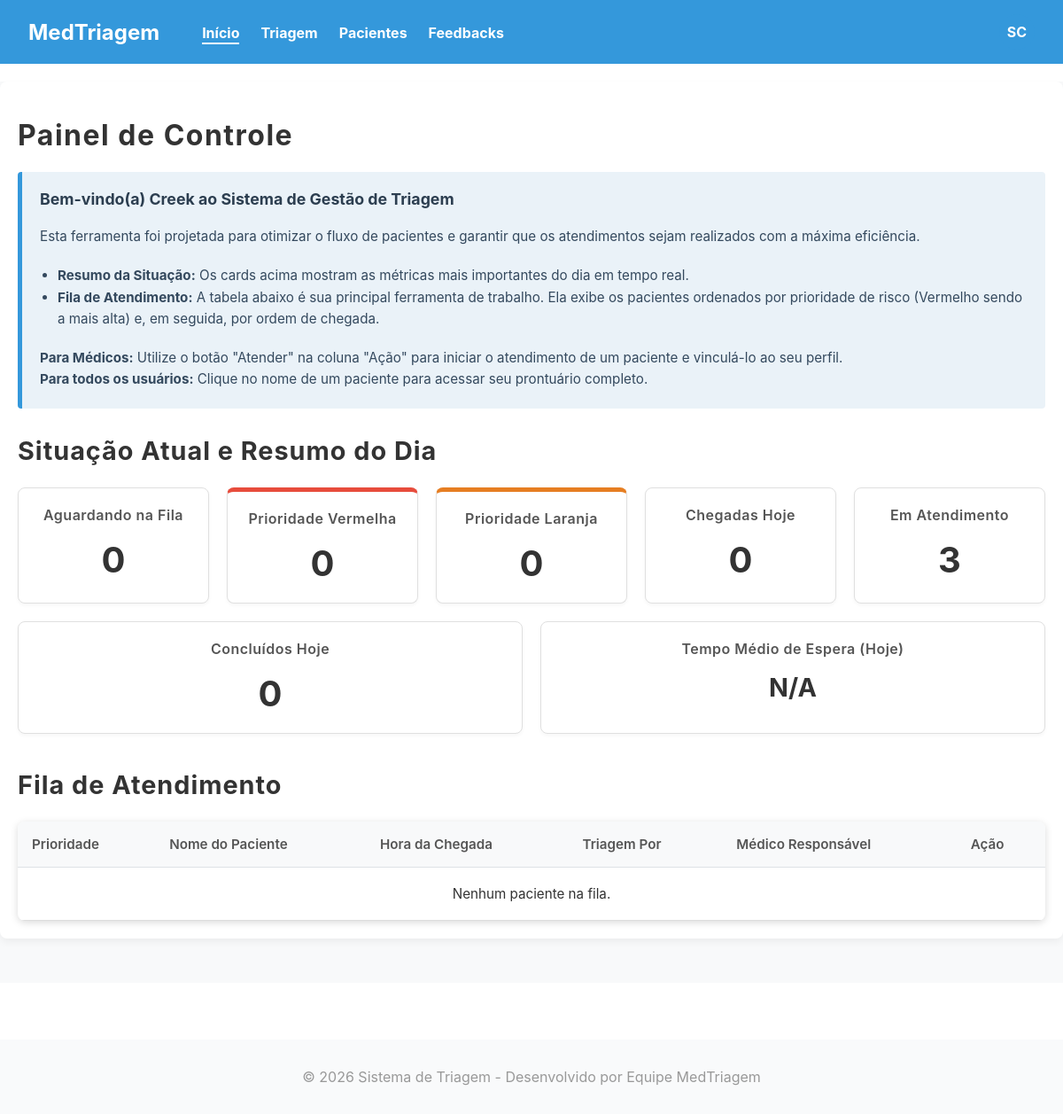
Before: /master/home/ (signed in) with the older database file.
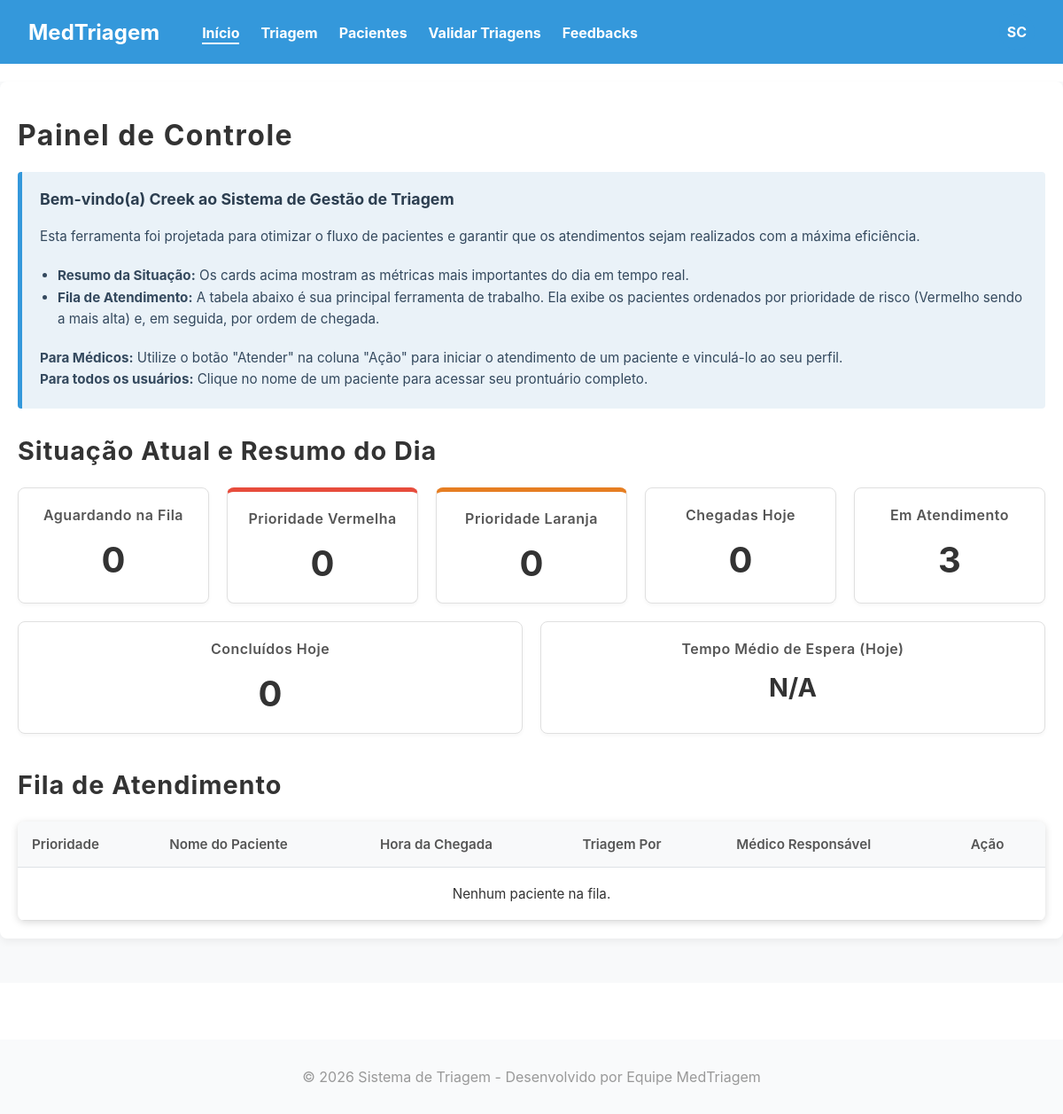
After: the same page with the newer database file.
### triagem/models.py (models this page shows, shortened)
class CustomUser(AbstractUser):
    unidade_saude = models.ForeignKey(UnidadeSaude, on_delete=models.CASCADE, null=True) # Campo OBRIGATÓRIO
    class TipoUsuario(models.TextChoices):
        ATENDENTE = 'ATENDENTE', 'Atendente'
        MEDICO = 'MEDICO', 'Médico'
        ENFERMEIRO = 'ENFERMEIRO', 'Enfermeiro'
        ADMIN = 'ADMIN', 'Admin'
    UF_CHOICES = [
        ('AC', 'AC'), ('AL', 'AL'), ('AP', 'AP'), ('AM', 'AM'), ('BA', 'BA'),
        ('CE', 'CE'), ('DF', 'DF'), ('ES', 'ES'), ('GO', 'GO'), ('MA', 'MA'),
        ('MT', 'MT'), ('MS', 'MS'), ('MG', 'MG'), ('PA', 'PA'), ('PB', 'PB'),
        ('PR', 'PR'), ('PE', 'PE'), ('PI', 'PI'), ('RJ', 'RJ'), ('RN', 'RN'),
        ('RS', 'RS'), ('RO', 'RO'), ('RR', 'RR'), ('SC', 'SC'), ('SP', 'SP'),
        ('SE', 'SE'), ('TO', 'TO'),
    ]
    Especializacoes = [
        ('CLINICA_GERAL', 'Clínica Geral'),
        ('CARDIOLOGIA', 'Cardiologia'),
        ('ORTOPEDIA', 'Ortopedia'),
        ('PEDIATRIA', 'Pediatria'),
        ('NEUROLOGIA', 'Neurologia'),
        ('OUTRA', 'Outra')
    ]
    nome_completo = models.CharField(max_length=255)
    email = models.EmailField(unique=True)
    cpf = models.CharField(max_length=14, unique=True)
    telefone = models.CharField(max_length=20, blank=True, null=True)
    tipo_usuario = models.CharField(max_length=20, choices=TipoUsuario.choices, default=TipoUsuario.ATENDENTE)
    crm = models.CharField(max_length=20, blank=True, null=True, verbose_name="CRM (Apenas para Médicos)")
    especializacao = models.CharField(max_length=50, choices=Especializacoes,blank=True,null=True)
    coren = models.CharField(max_length=20, blank=True, null=True, verbose_name="COREN (Apenas para Téc. de Enfermagem)")
    uf_registro = models.CharField(max_length=2, choices=UF_CHOICES, blank=True, null=True, verbose_name="UF do Registro Profissional")
    foto_perfil = models.ImageField(upload_to='fotos_perfil/', default='fotos_perfil/default.jpg', null=True,blank=True,verbose_name="Foto de Perfil")
    USERNAME_FIELD = 'username'
    REQUIRED_FIELDS = ['email', 'nome_completo', 'cpf']

### triagem/views.py (the view, shortened to what this page needs)
# urls.py: path('home/', index_view, name='index'),
@login_required
def index_view(request):
    unidade_atual = request.user.unidade_saude
    hoje = timezone.now().date()
    pacientes_aguardando_hoje = Paciente.objects.filter(
        unidade_saude=unidade_atual,
        status='Aguardando',
        hora_chegada__date=hoje
    )
    total_aguardando = pacientes_aguardando_hoje.count()
    vermelhos_aguardando = pacientes_aguardando_hoje.filter(classificacao='Vermelho').count()
    laranjas_aguardando = pacientes_aguardando_hoje.filter(classificacao='Laranja').count()
    total_em_atendimento = Paciente.objects.filter(status='Em atendimento', unidade_saude=unidade_atual).count()
    chegadas_hoje = Paciente.objects.filter(hora_chegada__date=hoje, unidade_saude=unidade_atual).count()
    concluidos_hoje = Paciente.objects.filter(
        unidade_saude=unidade_atual,
        status='Concluido',
        hora_fim_atendimento__date=hoje
    ).count()
    pacientes_atendidos_hoje = Paciente.objects.filter(
        unidade_saude=unidade_atual, # <-- FILTRO ADICIONADO
        hora_inicio_atendimento__date=hoje,
        hora_chegada__isnull=False
    )
    tempo_total_espera = datetime.timedelta(0)
    tempo_medio_timedelta = None
    tempo_medio_formatado = "N/A"
    prioridade_classificacao = Case(
        When(classificacao='Vermelho', then=Value(1)),
        default=Value(6),
        output_field=IntegerField()
    )
    lista_pacientes_priorizada = pacientes_aguardando_hoje.annotate(
        prioridade=prioridade_classificacao
    ).order_by('prioridade', 'hora_chegada')
    context = {
        'total_aguardando': total_aguardando,
        'total_em_atendimento': total_em_atendimento,
        'concluidos_hoje': concluidos_hoje,
        'chegadas_hoje': chegadas_hoje,
        'vermelhos_aguardando': vermelhos_aguardando,
        'laranjas_aguardando': laranjas_aguardando,
        'tempo_medio_espera': tempo_medio_formatado, # <-- Enviando o valor formatado
        'pacientes': lista_pacientes_priorizada,
        'pagina_ativa': 'home',
    }
    return render(request, 'site/index.html', context)

### triagem/templates/site/index.html (shortened to what this page needs)
{% extends 'site/headerBase.html' %}
{% load static %}
{% block styles %}
    <link rel="stylesheet" href="{% static 'front/css/index.css' %}?v=2">
{% endblock %}
{% block content %}
<div class="container">
    <h1>Painel de Controle</h1>
    <div class="bem-vindo">
        <h3>Bem-vindo(a) {{ user.username }} ao Sistema de Gestão de Triagem</h3>
        <p>Esta ferramenta foi projetada para otimizar o fluxo de pacientes e garantir que os atendimentos sejam realizados com a máxima eficiência.</p>
        <ul>
            <li><strong>Resumo da Situação:</strong> Os cards acima mostram as métricas mais importantes do dia em tempo real.</li>
            <li><strong>Fila de Atendimento:</strong> A tabela abaixo é sua principal ferramenta de trabalho. Ela exibe os pacientes ordenados por prioridade de risco (Vermelho sendo a mais alta) e, em seguida, por ordem de chegada.</li>
        </ul>
        <p>
            <strong>Para Médicos:</strong> Utilize o botão "Atender" na coluna "Ação" para iniciar o atendimento de um paciente e vinculá-lo ao seu perfil.<br>
            <strong>Para todos os usuários:</strong> Clique no nome de um paciente para acessar seu prontuário completo.
        </p>
    </div>
    <h2>Situação Atual e Resumo do Dia</h2>
    <div class="summary-container">
        <div class="summary-card">
            <h3>Aguardando na Fila</h3>
            <p class="count">{{ total_aguardando }}</p>
        </div>
        <div class="summary-card vermelha">
            <h3>Prioridade Vermelha</h3>
            <p class="count">{{ vermelhos_aguardando }}</p>
        </div>
        <div class="summary-card laranja">
            <h3>Prioridade Laranja</h3>
            <p class="count">{{ laranjas_aguardando }}</p>
        </div>
        <div class="summary-card">
            <h3>Chegadas Hoje</h3>
            <p class="count">{{ chegadas_hoje }}</p>
        </div>
        <div class="summary-card">
            <h3>Em Atendimento</h3>
            <p class="count">{{ total_em_atendimento }}</p>
        </div>
        <div class="summary-card">
            <h3>Concluídos Hoje</h3>
            <p class="count">{{ concluidos_hoje }}</p>
        </div>
        <div class="summary-card">
            <h3>Tempo Médio de Espera (Hoje)</h3>
            <p class="count small-text">{{ tempo_medio_espera }}</p>
        </div>
    </div>
    <h2>Fila de Atendimento</h2>
    <table class="patient-table">
        <thead>
            <tr>
                <th>Prioridade</th>
                <th>Nome do Paciente</th>
                <th>Hora da Chegada</th>
                <th>Triagem Por</th>
                <th>Médico Responsável</th>
                <th>Ação</th>
            </tr>
        </thead>
        <tbody>
            {% for paciente in pacientes %}
            <tr>
                <td>
                    <span class="badge {{ paciente.classificacao|lower }}">
                        {{ paciente.get_classificacao_display }}
                    </span>
                </td>
                <td><a href="{% url 'hosp:mostrar' pk=paciente.pk %}">{{ paciente.nome }}</a></td>
                <td>{{ paciente.hora_chegada|date:"H:i"|default:"--:--" }}</td>
                <td>{{ paciente.atendente.nome_completo|default:"N/A" }}</td>
                <td>
                    {% if paciente.medico_responsavel %}
                        {{ paciente.medico_responsavel.nome_completo }}
                    {% else %}
                        -
                    {% endif %}
                </td>
                <td>
                    {% if user.tipo_usuario == 'MEDICO' and paciente.status == 'Aguardando' %}
                        <form action="{% url 'hosp:mudar_status' pk=paciente.pk %}" method="post" style="display: inline;">
                            {% csrf_token %}
                            <button type="submit" class="action-button">Atender</button>
                        </form>
                    {% else %}
                        -
                    {% endif %}
                </td>
            </tr>
            {% empty %}
            <tr>
                <td colspan="6" style="text-align: center; padding: 20px;">Nenhum paciente na fila.</td>
            </tr>
            {% endfor %}
        </tbody>
    </table>
</div>
{% endblock %}

### triagem/templates/site/headerBase.html (shortened to what this page needs)
{% load static %}
<!DOCTYPE html>
<html lang="pt-br">
<head>
    <link rel="stylesheet" href="https://cdnjs.cloudflare.com/ajax/libs/font-awesome/5.15.4/css/all.min.css">
    <link rel="stylesheet" href="{% static 'front/css/base.css' %}?v=5">
    {% block styles %}{% endblock %}
</head>
<body>
    <header>
        <h1><a href="{% url 'hosp:index' %}">MedTriagem</a></h1>
        <nav class="menu-links">
            <a href="{% url 'hosp:index' %}" class="{% if pagina_ativa == 'home' %}active{% endif %}">
                Início
            </a>
            {% if user.tipo_usuario != 'MEDICO' %}
                <a href="{% url 'hosp:criar' %}" class="{% if pagina_ativa == 'triagem' %}active{% endif %}">
                    Triagem
                </a>
            {% endif %}
            <a href="{% url 'hosp:listar' %}" class="{% if pagina_ativa == 'pacientes' %}active{% endif %}">
                Pacientes
            </a>
            {% if user.tipo_usuario == 'ENFERMEIRO' %}
                <a href="{% url 'hosp:validacao_triagem' %}" class="{% if pagina_ativa == 'validacao' %}active{% endif %}">
                    Validar Triagens
                </a>
            {% endif %}
            <a href="{% url 'hosp:lista_feedback' %}" class="{% if pagina_ativa == 'feedbacks' %}active{% endif %}">
                Feedbacks
            </a>
        </nav>
        <div class="user-profile">
            <div class="avatar" id="avatar-button">
                <span id="user-initials"></span>
            </div>
        </div>
    </header>
    <main>
        {% block content %}
        {% endblock %}
    </main>
    <footer>
        <p>© {% now "Y" %} Sistema de Triagem - Desenvolvido por Equipe MedTriagem</p>
    </footer>
</body>
</html>

### triagem/static/front/css/base.css (style rules this page uses)
body { margin: 0; font-family: 'Segoe UI', Tahoma, Geneva, Verdana, sans-serif; background-color: #ffffff; color: #333; }
header { color: white; padding: 1rem 2rem; display: flex; align-items: center; background-color: #3498db; }
header a { text-decoration: none; color: inherit; }
header h1 { margin: 0; font-size: 1.5rem; }
main { background-color: #ffffff; }
.menu-links { display: flex; align-items: center; gap: 1.5em; margin-left: 3rem; }
.menu-links a { color: white; text-decoration: none; font-weight: bold; transition: opacity 0.2s, border-color 0.2s; border-bottom: 2px solid transparent; padding-top: 5px; padding-bottom: 1px; }
.menu-links a.active { font-weight: bold; border-bottom-color: #ffffff; opacity: 1; }
.user-profile { position: relative; display: inline-block; margin-left: auto; }
.avatar { width: 40px; height: 40px; border-radius: 50%; background-color: #3498db; color: #fff; display: flex; align-items: center; justify-content: center; font-weight: bold; font-size: 1em; cursor: pointer; transition: background-color 0.2s; }
footer { text-align: center; color: #999; margin-top: 4rem; padding: 1rem; background-color: #f9fafb; }

### triagem/static/front/css/index.css (style rules this page uses)
main { background-color: #f8f9fa; padding-bottom: 50px; }
.container { margin: 0 auto; padding: 20px; background-color: #ffffff; border-radius: 8px; box-shadow: 0 4px 8px rgba(0, 0, 0, 0.05); margin-top: 20px; }
.container h1 { letter-spacing: 1.5px; }
.container h2 { letter-spacing: 1px; }
.bem-vindo { margin-bottom: 30px; padding: 20px; background-color: #eaf2f8; border-left: 5px solid #3498db; border-radius: 4px; font-size: 0.95em; color: #34495e; }
.bem-vindo h3 { margin-top: 0; color: #2c3e50; }
.bem-vindo ul { padding-left: 20px; }
h2 { font-size: 1.8em; }
.bem-vindo p, .bem-vindo li { line-height: 1.6; }
.bem-vindo h3, .bem-vindo p, .bem-vindo ul { margin-bottom: 20px; }
.bem-vindo > *:last-child { margin-bottom: 0; }
.summary-container { display: flex; flex-wrap: wrap; gap: 20px; margin-bottom: 40px; }
.summary-card { flex: 1; min-width: 150px; background-color: #fff; padding: 20px; border: 1px solid #e0e0e0; border-radius: 8px; text-align: center; box-shadow: 0 2px 4px rgba(0, 0, 0, 0.04); transition: transform 0.2s, box-shadow 0.2s; }
.summary-card h3 { margin-top: 0; font-size: 1em; color: #555; font-weight: 600; letter-spacing: 0.5px; }
.summary-card .count { font-size: 2.5em; font-weight: 700; color: #333; margin: 10px 0 0 0; }
.summary-card.vermelha { border-top: 5px solid #e74c3c; }
.summary-card.laranja { border-top: 5px solid #e67e22;; }
.summary-card .count.small-text { font-size: 1.8em; }
.patient-table { width: 100%; border-collapse: collapse; margin-top: 20px; font-size: 0.95em; border-radius: 8px; box-shadow: 0 2px 8px rgba(0, 0, 0, 0.15); overflow: hidden; background-color: #fff; }
.patient-table th, .patient-table td { padding: 15px; text-align: left; border-bottom: 1px solid #ddd; }
.patient-table th { padding: 16px; font-weight: 600; color: #555; background-color: #f8f9fa; border-bottom: 1px solid #dee2e6; }
.patient-table td { padding: 16px; text-align: left; vertical-align: middle; }
body { font-family: -apple-system, BlinkMacSystemFont, 'Segoe UI', Roboto, Helvetica, Arial, sans-serif; color: #333; }

Changed rows visible on the page:
changed CustomUser "Creek": tipo_usuario "TECNICO_ENFERMAGEM" → "ENFERMEIRO" (drawn)
Other visible differences:
text now shown: "Validar Triagens"
